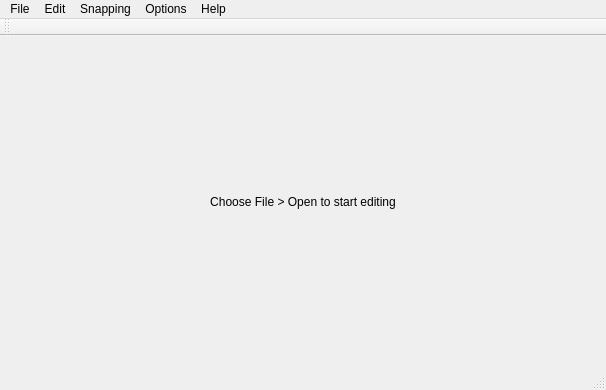
<?xml version="1.0" encoding="UTF-8"?>
<ui version="4.0">
 <class>EditorMainWindow</class>
 <widget class="QMainWindow" name="EditorMainWindow">
  <property name="geometry">
   <rect>
    <x>0</x>
    <y>0</y>
    <width>606</width>
    <height>390</height>
   </rect>
  </property>
  <property name="windowTitle">
   <string>Oddysee/Exoddus editor [PaulsApps.com]</string>
  </property>
  <property name="windowIcon">
   <iconset>
    <normaloff>:/images/app.ico</normaloff>:/images/app.ico</iconset>
  </property>
  <widget class="QWidget" name="centralwidget">
   <layout class="QHBoxLayout" name="horizontalLayout">
    <property name="leftMargin">
     <number>0</number>
    </property>
    <property name="topMargin">
     <number>0</number>
    </property>
    <property name="rightMargin">
     <number>0</number>
    </property>
    <property name="bottomMargin">
     <number>0</number>
    </property>
    <item>
     <widget class="QStackedWidget" name="stackedWidget">
      <property name="currentIndex">
       <number>0</number>
      </property>
      <widget class="QWidget" name="page">
       <layout class="QHBoxLayout" name="horizontalLayout_3">
        <item>
         <widget class="QLabel" name="lblStatus">
          <property name="text">
           <string>Choose File &gt; Open to start editing</string>
          </property>
          <property name="alignment">
           <set>Qt::AlignCenter</set>
          </property>
         </widget>
        </item>
       </layout>
      </widget>
      <widget class="QWidget" name="page_2">
       <layout class="QHBoxLayout" name="horizontalLayout_2">
        <item>
         <widget class="QTabWidget" name="tabWidget">
          <property name="enabled">
           <bool>true</bool>
          </property>
          <property name="tabPosition">
           <enum>QTabWidget::North</enum>
          </property>
          <property name="tabShape">
           <enum>QTabWidget::Rounded</enum>
          </property>
          <property name="currentIndex">
           <number>-1</number>
          </property>
          <property name="documentMode">
           <bool>true</bool>
          </property>
          <property name="tabsClosable">
           <bool>true</bool>
          </property>
          <property name="movable">
           <bool>true</bool>
          </property>
         </widget>
        </item>
       </layout>
      </widget>
     </widget>
    </item>
   </layout>
  </widget>
  <widget class="QMenuBar" name="menubar">
   <property name="geometry">
    <rect>
     <x>0</x>
     <y>0</y>
     <width>606</width>
     <height>21</height>
    </rect>
   </property>
   <widget class="QMenu" name="menuFile">
    <property name="title">
     <string>File</string>
    </property>
    <addaction name="action_open_path"/>
    <addaction name="action_close_path"/>
    <addaction name="action_save_path"/>
    <addaction name="action_save_path_as"/>
    <addaction name="action_run_level"/>
    <addaction name="action_exit_application"/>
   </widget>
   <widget class="QMenu" name="menuHelp">
    <property name="title">
     <string>Help</string>
    </property>
    <addaction name="action_about"/>
    <addaction name="action_about_qt"/>
   </widget>
   <widget class="QMenu" name="menuOptions">
    <property name="enabled">
     <bool>true</bool>
    </property>
    <property name="title">
     <string>Options</string>
    </property>
    <addaction name="action_toggle_show_grid"/>
    <addaction name="action_toggle_bring_selection_to_front"/>
   </widget>
   <widget class="QMenu" name="menuEdit">
    <property name="title">
     <string>Edit</string>
    </property>
    <addaction name="action_undo"/>
    <addaction name="action_redo"/>
    <addaction name="action_cut"/>
    <addaction name="action_copy"/>
    <addaction name="action_paste"/>
    <addaction name="action_zoom_in"/>
    <addaction name="action_zoom_out"/>
    <addaction name="action_zoom_reset"/>
    <addaction name="action_add_new_collision_item"/>
    <addaction name="action_add_new_map_object"/>
    <addaction name="action_delete_selected_items"/>
   </widget>
   <widget class="QMenu" name="menuSnapping">
    <property name="title">
     <string>Snapping</string>
    </property>
    <addaction name="action_toggle_snap_collision_items_on_x"/>
    <addaction name="action_toggle_snap_collision_objects_on_y"/>
    <addaction name="action_toggle_snap_map_objects_x"/>
    <addaction name="action_toggle_snap_map_objects_y"/>
   </widget>
   <addaction name="menuFile"/>
   <addaction name="menuEdit"/>
   <addaction name="menuSnapping"/>
   <addaction name="menuOptions"/>
   <addaction name="menuHelp"/>
  </widget>
  <widget class="QStatusBar" name="statusbar"/>
  <widget class="QToolBar" name="toolBar">
   <property name="windowTitle">
    <string>toolBar</string>
   </property>
   <property name="movable">
    <bool>true</bool>
   </property>
   <property name="iconSize">
    <size>
     <width>16</width>
     <height>16</height>
    </size>
   </property>
   <property name="toolButtonStyle">
    <enum>Qt::ToolButtonIconOnly</enum>
   </property>
   <property name="floatable">
    <bool>false</bool>
   </property>
   <attribute name="toolBarArea">
    <enum>TopToolBarArea</enum>
   </attribute>
   <attribute name="toolBarBreak">
    <bool>false</bool>
   </attribute>
  </widget>
  <action name="action_open_path">
   <property name="icon">
    <iconset>
     <normaloff>:/images/door_open.png</normaloff>:/images/door_open.png</iconset>
   </property>
   <property name="text">
    <string>Open path</string>
   </property>
   <property name="shortcut">
    <string>Ctrl+O</string>
   </property>
   <property name="iconVisibleInMenu">
    <bool>true</bool>
   </property>
  </action>
  <action name="action_close_path">
   <property name="icon">
    <iconset>
     <normaloff>:/images/door.png</normaloff>:/images/door.png</iconset>
   </property>
   <property name="text">
    <string>Close path</string>
   </property>
   <property name="shortcut">
    <string>Ctrl+W</string>
   </property>
   <property name="iconVisibleInMenu">
    <bool>true</bool>
   </property>
  </action>
  <action name="action_exit_application">
   <property name="icon">
    <iconset>
     <normaloff>:/images/delete.png</normaloff>:/images/delete.png</iconset>
   </property>
   <property name="text">
    <string>Exit</string>
   </property>
   <property name="shortcut">
    <string>Ctrl+Q</string>
   </property>
   <property name="iconVisibleInMenu">
    <bool>true</bool>
   </property>
  </action>
  <action name="action_save_path">
   <property name="icon">
    <iconset>
     <normaloff>:/images/page_save.png</normaloff>:/images/page_save.png</iconset>
   </property>
   <property name="text">
    <string>Save</string>
   </property>
   <property name="iconText">
    <string>Save</string>
   </property>
   <property name="toolTip">
    <string>Save</string>
   </property>
   <property name="shortcut">
    <string>Ctrl+S</string>
   </property>
   <property name="shortcutContext">
    <enum>Qt::WindowShortcut</enum>
   </property>
   <property name="iconVisibleInMenu">
    <bool>true</bool>
   </property>
  </action>
  <action name="action_about_qt">
   <property name="icon">
    <iconset>
     <normaloff>:/images/qt.png</normaloff>:/images/qt.png</iconset>
   </property>
   <property name="text">
    <string>About Qt</string>
   </property>
   <property name="iconVisibleInMenu">
    <bool>true</bool>
   </property>
  </action>
  <action name="action_about">
   <property name="icon">
    <iconset>
     <normaloff>:/images/application_osx_terminal.png</normaloff>:/images/application_osx_terminal.png</iconset>
   </property>
   <property name="text">
    <string>About</string>
   </property>
   <property name="iconVisibleInMenu">
    <bool>true</bool>
   </property>
  </action>
  <action name="action_toggle_show_grid">
   <property name="checkable">
    <bool>false</bool>
   </property>
   <property name="checked">
    <bool>false</bool>
   </property>
   <property name="enabled">
    <bool>true</bool>
   </property>
   <property name="icon">
    <iconset>
     <normaloff>:/images/grid.png</normaloff>:/images/grid.png</iconset>
   </property>
   <property name="text">
    <string>Toggle grid</string>
   </property>
   <property name="iconVisibleInMenu">
    <bool>true</bool>
   </property>
  </action>
  <action name="action_toggle_show_screens">
   <property name="checkable">
    <bool>false</bool>
   </property>
   <property name="checked">
    <bool>false</bool>
   </property>
   <property name="icon">
    <iconset>
     <normaloff>:/images/screen.png</normaloff>:/images/screen.png</iconset>
   </property>
   <property name="text">
    <string>Toggle show screens</string>
   </property>
   <property name="iconVisibleInMenu">
    <bool>true</bool>
   </property>
  </action>
  <action name="action_toggle_show_collision_items">
   <property name="checkable">
    <bool>false</bool>
   </property>
   <property name="checked">
    <bool>false</bool>
   </property>
   <property name="icon">
    <iconset>
     <normaloff>:/images/collisionitem.png</normaloff>:/images/collisionitem.png</iconset>
   </property>
   <property name="text">
    <string>Toggle show collision items</string>
   </property>
   <property name="iconVisibleInMenu">
    <bool>true</bool>
   </property>
  </action>
  <action name="action_toggle_show_map_objects">
   <property name="checkable">
    <bool>false</bool>
   </property>
   <property name="checked">
    <bool>false</bool>
   </property>
   <property name="icon">
    <iconset>
     <normaloff>:/images/map.png</normaloff>:/images/map.png</iconset>
   </property>
   <property name="text">
    <string>Toggle show map objects</string>
   </property>
   <property name="iconVisibleInMenu">
    <bool>true</bool>
   </property>
  </action>
  <action name="action_undo">
   <property name="enabled">
    <bool>true</bool>
   </property>
   <property name="icon">
    <iconset>
     <normaloff>:/images/arrow_undo.png</normaloff>:/images/arrow_undo.png</iconset>
   </property>
   <property name="text">
    <string>Undo</string>
   </property>
   <property name="shortcut">
    <string>Ctrl+Z</string>
   </property>
   <property name="iconVisibleInMenu">
    <bool>true</bool>
   </property>
  </action>
  <action name="action_redo">
   <property name="enabled">
    <bool>true</bool>
   </property>
   <property name="icon">
    <iconset>
     <normaloff>:/images/arrow_redo.png</normaloff>:/images/arrow_redo.png</iconset>
   </property>
   <property name="text">
    <string>Redo</string>
   </property>
   <property name="shortcut">
    <string>Ctrl+Y</string>
   </property>
   <property name="iconVisibleInMenu">
    <bool>true</bool>
   </property>
  </action>
  <action name="action_zoom_reset">
   <property name="enabled">
    <bool>true</bool>
   </property>
   <property name="icon">
    <iconset>
     <normaloff>:/images/zoom.png</normaloff>:/images/zoom.png</iconset>
   </property>
   <property name="text">
    <string>Reset zoom</string>
   </property>
   <property name="shortcut">
    <string>=</string>
   </property>
   <property name="iconVisibleInMenu">
    <bool>true</bool>
   </property>
  </action>
  <action name="action_zoom_in">
   <property name="enabled">
    <bool>true</bool>
   </property>
   <property name="icon">
    <iconset>
     <normaloff>:/images/zoom_in.png</normaloff>:/images/zoom_in.png</iconset>
   </property>
   <property name="text">
    <string>Zoom in</string>
   </property>
   <property name="shortcut">
    <string>+</string>
   </property>
   <property name="iconVisibleInMenu">
    <bool>true</bool>
   </property>
  </action>
  <action name="action_zoom_out">
   <property name="enabled">
    <bool>true</bool>
   </property>
   <property name="icon">
    <iconset>
     <normaloff>:/images/zoom_out.png</normaloff>:/images/zoom_out.png</iconset>
   </property>
   <property name="text">
    <string>Zoom out</string>
   </property>
   <property name="shortcut">
    <string>-</string>
   </property>
   <property name="iconVisibleInMenu">
    <bool>true</bool>
   </property>
  </action>
  <action name="action_add_new_collision_item">
   <property name="enabled">
    <bool>true</bool>
   </property>
   <property name="icon">
    <iconset>
     <normaloff>:/images/wrench.png</normaloff>:/images/wrench.png</iconset>
   </property>
   <property name="text">
    <string>Add new collision item</string>
   </property>
   <property name="shortcut">
    <string>Ctrl+M</string>
   </property>
   <property name="visible">
    <bool>true</bool>
   </property>
   <property name="iconVisibleInMenu">
    <bool>true</bool>
   </property>
  </action>
  <action name="action_add_new_map_object">
   <property name="enabled">
    <bool>true</bool>
   </property>
   <property name="icon">
    <iconset>
     <normaloff>:/images/add.png</normaloff>:/images/add.png</iconset>
   </property>
   <property name="text">
    <string>Add new map object</string>
   </property>
   <property name="shortcut">
    <string>Ctrl+N</string>
   </property>
   <property name="iconVisibleInMenu">
    <bool>true</bool>
   </property>
  </action>
  <action name="action_save_path_as">
   <property name="enabled">
    <bool>true</bool>
   </property>
   <property name="icon">
    <iconset>
     <normaloff>:/images/database_save.png</normaloff>:/images/database_save.png</iconset>
   </property>
   <property name="text">
    <string>Save as</string>
   </property>
   <property name="shortcut">
    <string>Ctrl+A</string>
   </property>
   <property name="iconVisibleInMenu">
    <bool>true</bool>
   </property>
  </action>
  <action name="action_delete_selected_items">
   <property name="enabled">
    <bool>true</bool>
   </property>
   <property name="icon">
    <iconset>
     <normaloff>:/images/application_delete.png</normaloff>:/images/application_delete.png</iconset>
   </property>
   <property name="text">
    <string>Delete selected item(s)</string>
   </property>
   <property name="iconText">
    <string>Delete selected item(s)</string>
   </property>
   <property name="shortcut">
    <string>Del</string>
   </property>
   <property name="iconVisibleInMenu">
    <bool>true</bool>
   </property>
  </action>
  <action name="action_run_level">
   <property name="enabled">
    <bool>false</bool>
   </property>
   <property name="icon">
    <iconset>
     <normaloff>:/images/wrench_orange.png</normaloff>:/images/wrench_orange.png</iconset>
   </property>
   <property name="text">
    <string>Run game</string>
   </property>
   <property name="shortcut">
    <string>Ctrl+R</string>
   </property>
   <property name="visible">
    <bool>false</bool>
   </property>
  </action>
  <action name="action_copy">
   <property name="icon">
    <iconset>
     <normaloff>:/images/copy.png</normaloff>:/images/copy.png</iconset>
   </property>
   <property name="text">
    <string>Copy</string>
   </property>
   <property name="shortcut">
    <string>Ctrl+C</string>
   </property>
   <property name="iconVisibleInMenu">
    <bool>true</bool>
   </property>
  </action>
  <action name="action_paste">
   <property name="icon">
    <iconset>
     <normaloff>:/images/paste.png</normaloff>:/images/paste.png</iconset>
   </property>
   <property name="text">
    <string>Paste</string>
   </property>
   <property name="shortcut">
    <string>Ctrl+V</string>
   </property>
   <property name="iconVisibleInMenu">
    <bool>true</bool>
   </property>
  </action>
  <action name="action_toggle_snap_collision_items_on_x">
   <property name="checkable">
    <bool>false</bool>
   </property>
   <property name="icon">
    <iconset>
     <normaloff>:/images/snap.png</normaloff>:/images/snap.png</iconset>
   </property>
   <property name="text">
    <string>Toggle snap collision objects on X</string>
   </property>
   <property name="iconVisibleInMenu">
    <bool>true</bool>
   </property>
  </action>
  <action name="action_toggle_snap_map_objects_x">
   <property name="checkable">
    <bool>false</bool>
   </property>
   <property name="icon">
    <iconset>
     <normaloff>:/images/snap.png</normaloff>:/images/snap.png</iconset>
   </property>
   <property name="text">
    <string>Toggle snap map objects on X</string>
   </property>
   <property name="iconVisibleInMenu">
    <bool>true</bool>
   </property>
  </action>
  <action name="action_setup_grid_lines">
   <property name="icon">
    <iconset>
     <normaloff>:/images/grid.png</normaloff>:/images/grid.png</iconset>
   </property>
   <property name="text">
    <string>Setup grid lines</string>
   </property>
   <property name="iconVisibleInMenu">
    <bool>true</bool>
   </property>
  </action>
  <action name="action_set_transparency_levels">
   <property name="icon">
    <iconset>
     <normaloff>:/images/transparency.png</normaloff>:/images/transparency.png</iconset>
   </property>
   <property name="text">
    <string>Set transparency levels</string>
   </property>
   <property name="iconText">
    <string>Set transparency levels</string>
   </property>
   <property name="toolTip">
    <string>Set transparency levels</string>
   </property>
   <property name="iconVisibleInMenu">
    <bool>true</bool>
   </property>
  </action>
  <action name="action_cut">
   <property name="icon">
    <iconset>
     <normaloff>:/images/cut.png</normaloff>:/images/cut.png</iconset>
   </property>
   <property name="text">
    <string>Cut</string>
   </property>
   <property name="shortcut">
    <string>Ctrl+X</string>
   </property>
   <property name="iconVisibleInMenu">
    <bool>true</bool>
   </property>
  </action>
  <action name="action_toggle_freeze_collision_objects">
   <property name="icon">
    <iconset>
     <normaloff>:/images/lock_open.png</normaloff>:/images/lock_open.png</iconset>
   </property>
   <property name="text">
    <string>Toggle freeze collision objects</string>
   </property>
   <property name="iconVisibleInMenu">
    <bool>true</bool>
   </property>
  </action>
  <action name="action_toggle_freeze_map_objects">
   <property name="icon">
    <iconset>
     <normaloff>:/images/lock_open.png</normaloff>:/images/lock_open.png</iconset>
   </property>
   <property name="text">
    <string>Toggle freeze map objects</string>
   </property>
   <property name="iconVisibleInMenu">
    <bool>true</bool>
   </property>
  </action>
  <action name="action_toggle_map_object_wire_frame_mode">
   <property name="icon">
    <iconset>
     <normaloff>:/images/wireframe.png</normaloff>:/images/wireframe.png</iconset>
   </property>
   <property name="text">
    <string>Toggle map object wire frame mode</string>
   </property>
   <property name="iconVisibleInMenu">
    <bool>true</bool>
   </property>
  </action>
  <action name="action_path_map_stats">
   <property name="icon">
    <iconset>
     <normaloff>:/images/mapstats.png</normaloff>:/images/mapstats.png</iconset>
   </property>
   <property name="text">
    <string>Path/map stats</string>
   </property>
   <property name="shortcut">
    <string>Ctrl+I</string>
   </property>
  </action>
  <action name="action_toggle_snap_collision_objects_on_y">
   <property name="icon">
    <iconset>
     <normaloff>:/images/snap.png</normaloff>:/images/snap.png</iconset>
   </property>
   <property name="text">
    <string>Toggle snap collision objects on Y</string>
   </property>
   <property name="iconVisibleInMenu">
    <bool>true</bool>
   </property>
  </action>
  <action name="action_toggle_snap_map_objects_y">
   <property name="icon">
    <iconset>
     <normaloff>:/images/snap.png</normaloff>:/images/snap.png</iconset>
   </property>
   <property name="text">
    <string>Toggle snap map objects on Y</string>
   </property>
   <property name="iconVisibleInMenu">
    <bool>true</bool>
   </property>
  </action>
  <action name="action_toggle_bring_selection_to_front">
   <property name="icon">
    <iconset>
     <normaloff>:/images/bring_to_front.png</normaloff>:/images/bring_to_front.png</iconset>
   </property>
   <property name="text">
    <string>Toggle bring selection to front</string>
   </property>
   <property name="iconVisibleInMenu">
    <bool>true</bool>
   </property>
  </action>
  <action name="action_reload_xml_properties">
   <property name="icon">
    <iconset>
     <normaloff>:/images/wrench_orange.png</normaloff>:/images/wrench_orange.png</iconset>
   </property>
   <property name="text">
    <string>Debug / Reload xml properties</string>
   </property>
   <property name="iconVisibleInMenu">
    <bool>false</bool>
   </property>
  </action>
 </widget>
 <resources/>
 <connections/>
</ui>
